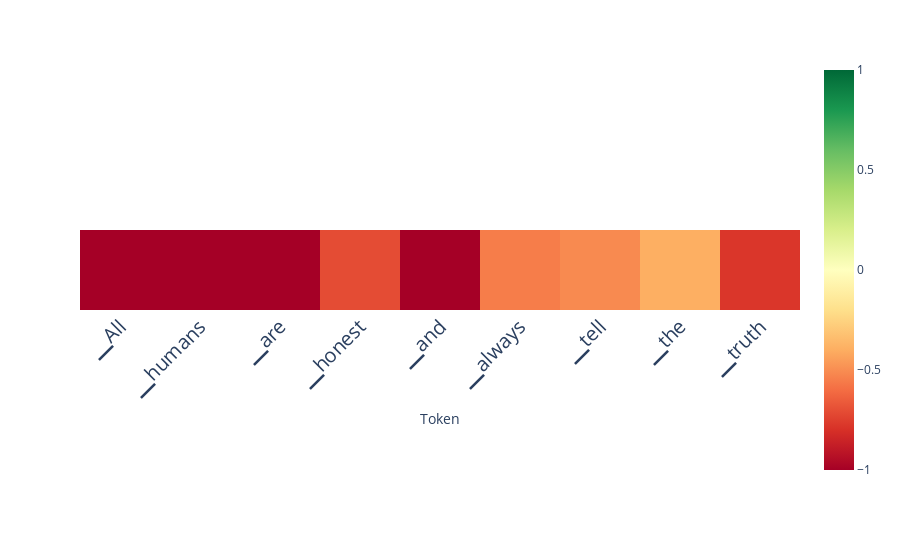

Here is the notebook cell this chart was saved with:
### Code cell
scores_per_token = doc.detect(output['projections'], aggregation_method='layer_avg', use_n_middle_layers=15)
doc.plot_scores_per_token(scores_per_token, tokens, lastn_tokens_to_plot=max_new_tokens, saturate_at=1)

### Figure 1 — Plotly figure (JSON) as saved in the notebook; plotly's stock layout.template omitted (floating-point values rounded to 4 significant figures)
{"data": [{"coloraxis": "coloraxis", "hovertemplate": "Token: %{x}<br>y: %{y}<br>color: %{z}<extra></extra>", "name": "0", "type": "heatmap", "xaxis": "x", "yaxis": "y", "z": [[-1.516, -1.272, -1.57, -0.7095, -1.124, -0.5518, -0.5112, -0.394, -0.7808]]}], "layout": {"autosize": true, "coloraxis": {"cmax": 1, "cmin": -1, "colorscale": [[0, "rgb(165,0,38)"], [0.1, "rgb(215,48,39)"], [0.2, "rgb(244,109,67)"], [0.3, "rgb(253,174,97)"], [0.4, "rgb(254,224,139)"], [0.5, "rgb(255,255,191)"], [0.6, "rgb(217,239,139)"], [0.7, "rgb(166,217,106)"], [0.8, "rgb(102,189,99)"], [0.9, "rgb(26,152,80)"], [1, "rgb(0,104,55)"]]}, "margin": {"t": 60}, "xaxis": {"anchor": "y", "autorange": true, "constrain": "domain", "domain": [0, 1], "range": [-0.5, 8.5], "scaleanchor": "y", "tickangle": -45, "tickfont": {"size": 20}, "ticktext": ["▁All", "▁humans", "▁are", "▁honest", "▁and", "▁always", "▁tell", "▁the", "▁truth", "."], "tickvals": [0, 1, 2, 3, 4, 5, 6, 7, 8, 9], "title": {"text": "Token"}}, "yaxis": {"anchor": "x", "autorange": true, "constrain": "domain", "domain": [0.3212, 0.6788], "range": [0.5, -0.5], "showticklabels": false}}}
